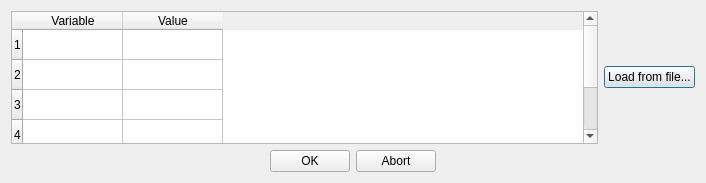
<ui version="4.0" >
 <class>EnvSettingsDialog</class>
 <widget class="QDialog" name="EnvSettingsDialog" >
  <property name="geometry" >
   <rect>
    <x>0</x>
    <y>0</y>
    <width>706</width>
    <height>183</height>
   </rect>
  </property>
  <property name="windowTitle" >
   <string>CFD code environment setting</string>
  </property>
  <layout class="QGridLayout" >
   <item row="0" column="0" >
    <layout class="QHBoxLayout" >
     <item>
      <widget class="QTableWidget" name="EnvTable" >
       <row>
        <property name="text" >
         <string>1</string>
        </property>
       </row>
       <row>
        <property name="text" >
         <string>2</string>
        </property>
       </row>
       <row>
        <property name="text" >
         <string>3</string>
        </property>
       </row>
       <row>
        <property name="text" >
         <string>4</string>
        </property>
       </row>
       <row>
        <property name="text" >
         <string>5</string>
        </property>
       </row>
       <column>
        <property name="text" >
         <string>Variable</string>
        </property>
       </column>
       <column>
        <property name="text" >
         <string>Value</string>
        </property>
       </column>
      </widget>
     </item>
     <item>
      <widget class="QPushButton" name="LoadButton" >
       <property name="sizePolicy" >
        <sizepolicy vsizetype="Fixed" hsizetype="Minimum" >
         <horstretch>0</horstretch>
         <verstretch>0</verstretch>
        </sizepolicy>
       </property>
       <property name="toolTip" >
        <string>Abort of activate module</string>
       </property>
       <property name="text" >
        <string>Load from file...</string>
       </property>
      </widget>
     </item>
    </layout>
   </item>
   <item row="1" column="0" >
    <layout class="QHBoxLayout" >
     <item>
      <spacer name="spacer6" >
       <property name="orientation" >
        <enum>Qt::Horizontal</enum>
       </property>
       <property name="sizeType" >
        <enum>QSizePolicy::Expanding</enum>
       </property>
       <property name="sizeHint" stdset="0" >
        <size>
         <width>111</width>
         <height>21</height>
        </size>
       </property>
      </spacer>
     </item>
     <item>
      <widget class="QPushButton" name="OKButton" >
       <property name="sizePolicy" >
        <sizepolicy vsizetype="Fixed" hsizetype="Minimum" >
         <horstretch>0</horstretch>
         <verstretch>0</verstretch>
        </sizepolicy>
       </property>
       <property name="toolTip" >
        <string>Apply new environment and continue activating module</string>
       </property>
       <property name="text" >
        <string>OK</string>
       </property>
      </widget>
     </item>
     <item>
      <widget class="QPushButton" name="AbortButton" >
       <property name="sizePolicy" >
        <sizepolicy vsizetype="Fixed" hsizetype="Minimum" >
         <horstretch>0</horstretch>
         <verstretch>0</verstretch>
        </sizepolicy>
       </property>
       <property name="toolTip" >
        <string>Abort of activate module</string>
       </property>
       <property name="text" >
        <string>Abort</string>
       </property>
      </widget>
     </item>
     <item>
      <spacer name="spacer6_2" >
       <property name="orientation" >
        <enum>Qt::Horizontal</enum>
       </property>
       <property name="sizeType" >
        <enum>QSizePolicy::Expanding</enum>
       </property>
       <property name="sizeHint" stdset="0" >
        <size>
         <width>111</width>
         <height>21</height>
        </size>
       </property>
      </spacer>
     </item>
    </layout>
   </item>
  </layout>
 </widget>
 <layoutdefault spacing="6" margin="11" />
 <pixmapfunction>qPixmapFromMimeSource</pixmapfunction>
 <customwidgets>
  <customwidget>
   <class>QTableWidget</class>
   <extends>Q3Frame</extends>
   <header>QTableWidget.h</header>
  </customwidget>
 </customwidgets>
 <resources/>
 <connections>
  <connection>
   <sender>OKButton</sender>
   <signal>clicked()</signal>
   <receiver>EnvSettingsDialog</receiver>
   <slot>accept()</slot>
   <hints>
    <hint type="sourcelabel" >
     <x>20</x>
     <y>20</y>
    </hint>
    <hint type="destinationlabel" >
     <x>20</x>
     <y>20</y>
    </hint>
   </hints>
  </connection>
  <connection>
   <sender>AbortButton</sender>
   <signal>clicked()</signal>
   <receiver>EnvSettingsDialog</receiver>
   <slot>reject()</slot>
   <hints>
    <hint type="sourcelabel" >
     <x>20</x>
     <y>20</y>
    </hint>
    <hint type="destinationlabel" >
     <x>20</x>
     <y>20</y>
    </hint>
   </hints>
  </connection>
  <connection>
   <sender>LoadButton</sender>
   <signal>clicked()</signal>
   <receiver>EnvSettingsDialog</receiver>
   <slot>onLoadFromFile()</slot>
   <hints>
    <hint type="sourcelabel" >
     <x>20</x>
     <y>20</y>
    </hint>
    <hint type="destinationlabel" >
     <x>20</x>
     <y>20</y>
    </hint>
   </hints>
  </connection>
  <connection>
   <sender>EnvTable</sender>
   <signal>valueChanged(int,int)</signal>
   <receiver>EnvSettingsDialog</receiver>
   <slot>onValueChanged()</slot>
   <hints>
    <hint type="sourcelabel" >
     <x>20</x>
     <y>20</y>
    </hint>
    <hint type="destinationlabel" >
     <x>20</x>
     <y>20</y>
    </hint>
   </hints>
  </connection>
 </connections>
</ui>
